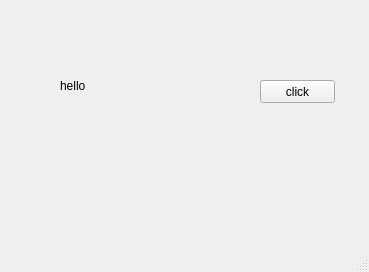
<?xml version="1.0" encoding="UTF-8"?>
<ui version="4.0">
 <class>MainWindow</class>
 <widget class="QMainWindow" name="MainWindow">
  <property name="geometry">
   <rect>
    <x>0</x>
    <y>0</y>
    <width>369</width>
    <height>272</height>
   </rect>
  </property>
  <property name="windowTitle">
   <string>MainWindow</string>
  </property>
  <widget class="QWidget" name="centralwidget">
   <widget class="QLabel" name="lbl">
    <property name="geometry">
     <rect>
      <x>60</x>
      <y>80</y>
      <width>56</width>
      <height>12</height>
     </rect>
    </property>
    <property name="text">
     <string>hello</string>
    </property>
   </widget>
   <widget class="QPushButton" name="pb">
    <property name="geometry">
     <rect>
      <x>260</x>
      <y>80</y>
      <width>75</width>
      <height>23</height>
     </rect>
    </property>
    <property name="text">
     <string>click</string>
    </property>
   </widget>
  </widget>
  <widget class="QMenuBar" name="menubar">
   <property name="geometry">
    <rect>
     <x>0</x>
     <y>0</y>
     <width>369</width>
     <height>21</height>
    </rect>
   </property>
  </widget>
  <widget class="QStatusBar" name="statusbar"/>
 </widget>
 <resources/>
 <connections/>
</ui>
